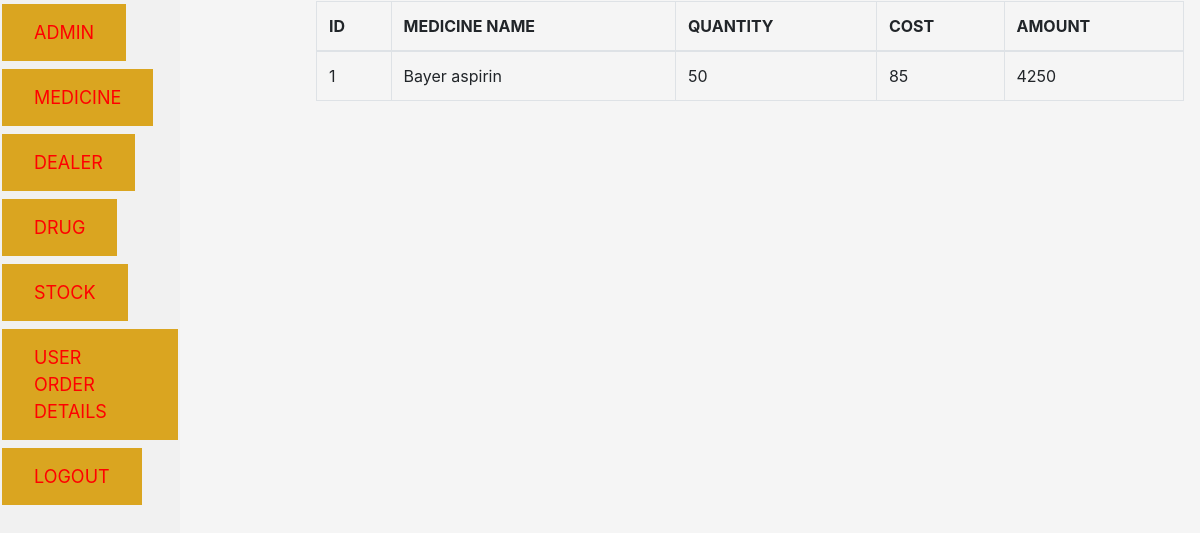
The page /adminuserorder.php on the database its author committed.
### tables this page shows
CREATE TABLE `bought` (
  `medicine_name` varchar(15) NOT NULL,
  `quantity` int(11) NOT NULL,
  `cost` int(11) NOT NULL,
  `price` int(11) NOT NULL,
  `username` varchar(100) DEFAULT NULL
);

### adminuserorder.php (the view, shortened to what this page needs)
<!DOCTYPE html>
<html lang="en">
<head>
    <link rel="stylesheet" href="https://cdn.jsdelivr.net/npm/bootstrap@4.6.1/dist/css/bootstrap.min.css">
    <link rel="stylesheet" href="adminstyle.css">
</head>
<body>
<ul>
                <li><a href="adminpage.php" class="button">ADMIN</a></li>
                <li><a href="medicine.php" class="button">MEDICINE</a></li>
                <li><a href="Dealer.php" class="button">DEALER</a></li></li>
                <li><a href="drug.php" class="button">DRUG</a></li>
                <li><a href="stock.php"class="button">STOCK</a></li>
                <li><a href="#"class="button">USER ORDER DETAILS</a></li>
                <li><a href="index.php"class="button">LOGOUT</a></li>
            </ul>
            <div style="margin-left:25%;padding:1px 16px;height:1000px;">
<?php
$con=mysqli_connect('localhost', 'root', '', 'pharmacybyshree');
$result = mysqli_query($con,"SELECT * FROM bought");
$i=1;
echo "<table border='1' class='table table-bordered'>
 <tr>
 <th>ID</th>
   <th>MEDICINE NAME</th>
   <th>QUANTITY</th>
   <th>COST</th>
   <th>AMOUNT</th>
 </tr>";
echo "<tbody id='myTable'>";
while($row = mysqli_fetch_array($result)) {
   echo "<tr>";
   echo "<td>$i</td>";
   $i++;
   echo "<td>" . $row['medicine_name'] . "</td>";
   echo "<td>" . $row['quantity'] . "</td>";
   echo "<td>" . $row['cost'] . "</td>";
   echo "<td>" . $row['price'] . "</td>";
   echo "</tr>";
}
echo "</tbody>";
echo "</table>";
?>
</body>
</html>

### adminstyle.css (style rules this page uses)
body { margin: 0; }
ul { list-style-type: none; margin: 0; padding: 0; width: 15%; background-color: #f1f1f1; position: fixed; height: 100%; overflow: auto; }
li a { display: block; color: #000; padding: 8px 16px; text-decoration: none; }
body { background-color: whitesmoke; }
.button { background-color: goldenrod; border: none; color: red; padding: 15px 32px; text-decoration: none; display: inline-block; font-size: 18px; margin: 4px 2px; -webkit-transition-duration: 0.4s; transition-duration: 0.4s; }

### rows shown on the page
bought: medicine_name "Bayer aspirin", quantity "50", cost "85", price "4250"
